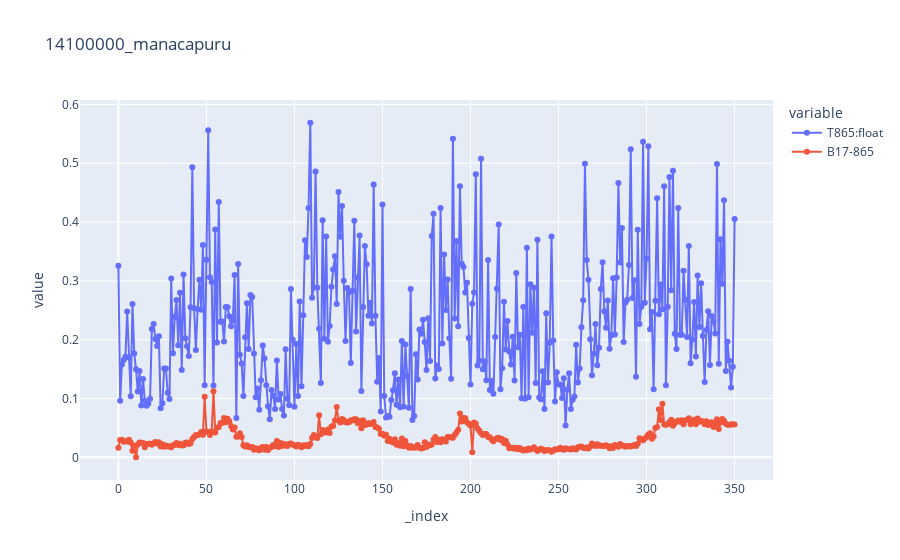

The notebook cell this image was saved under:
### Code cell
fig = px.line(dbs_manacapuru, y=['T865:float','B17-865'], height=600, title="14100000_manacapuru")
fig.update_traces(mode="markers+lines", hovertemplate=None)
fig.update_layout(hovermode="x unified")
fig.show()

### Figure 1 — Plotly figure (JSON) as saved in the notebook; plotly's stock layout.template omitted (floating-point values rounded to 4 significant figures; data arrays with more than 128 entries replaced by an {"elided": "..."} marker saying what was removed)
{"data": [{"legendgroup": "T865:float", "line": {"color": "#636efa", "dash": "solid"}, "mode": "markers+lines", "name": "T865:float", "orientation": "v", "showlegend": true, "type": "scatter", "x": {"elided": "351 int values"}, "xaxis": "x", "y": {"elided": "351 float values"}, "yaxis": "y"}, {"legendgroup": "B17-865", "line": {"color": "#EF553B", "dash": "solid"}, "mode": "markers+lines", "name": "B17-865", "orientation": "v", "showlegend": true, "type": "scatter", "x": {"elided": "351 int values"}, "xaxis": "x", "y": {"elided": "351 float values"}, "yaxis": "y"}], "layout": {"autosize": true, "hovermode": "x unified", "legend": {"title": {"text": "variable"}, "tracegroupgap": 0}, "title": {"text": "14100000_manacapuru"}, "xaxis": {"anchor": "y", "autorange": true, "domain": [0, 1], "range": [-20.87, 370.9], "title": {"text": "_index"}, "type": "linear"}, "yaxis": {"anchor": "x", "autorange": true, "domain": [0, 1], "range": [-0.03782, 0.6069], "title": {"text": "value"}, "type": "linear"}}}
